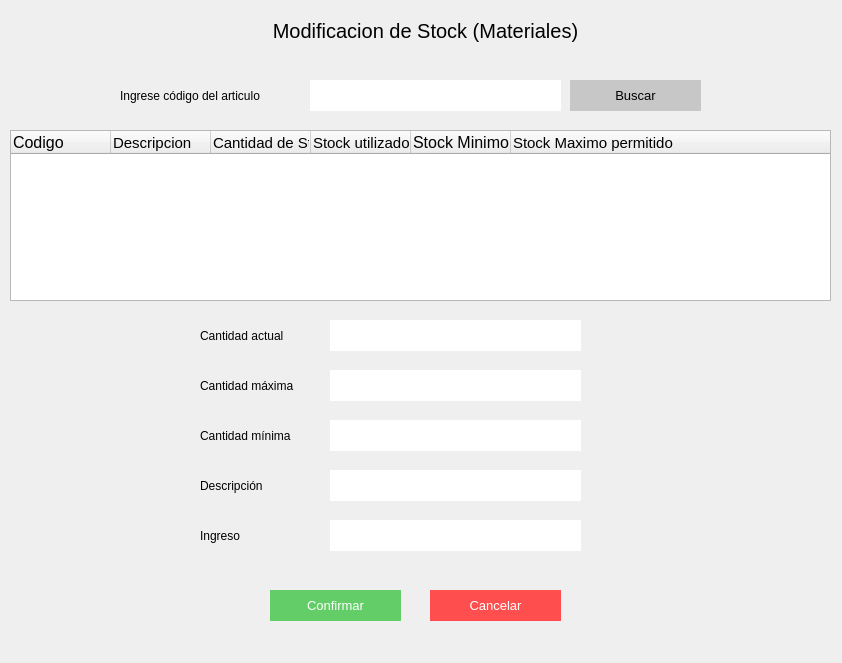
<?xml version="1.0" encoding="UTF-8"?>
<ui version="4.0">
 <class>Form</class>
 <widget class="QWidget" name="Form">
  <property name="geometry">
   <rect>
    <x>0</x>
    <y>0</y>
    <width>842</width>
    <height>663</height>
   </rect>
  </property>
  <property name="windowTitle">
   <string>Modificación de stock</string>
  </property>
  <widget class="QLineEdit" name="ma_input_buscar">
   <property name="geometry">
    <rect>
     <x>310</x>
     <y>80</y>
     <width>251</width>
     <height>31</height>
    </rect>
   </property>
   <property name="styleSheet">
    <string notr="true">border:none;
background-color: rgb(255, 255, 255);
font: 11pt &quot;MS Shell Dlg 2&quot;;</string>
   </property>
   <property name="text">
    <string/>
   </property>
  </widget>
  <widget class="QPushButton" name="ma_btn_buscar">
   <property name="geometry">
    <rect>
     <x>570</x>
     <y>80</y>
     <width>131</width>
     <height>31</height>
    </rect>
   </property>
   <property name="styleSheet">
    <string notr="true">background-color: rgb(199, 199, 199);
color:black;
font-size:10pt;
border:none;</string>
   </property>
   <property name="text">
    <string>Buscar</string>
   </property>
  </widget>
  <widget class="QLabel" name="label">
   <property name="geometry">
    <rect>
     <x>120</x>
     <y>80</y>
     <width>171</width>
     <height>31</height>
    </rect>
   </property>
   <property name="styleSheet">
    <string notr="true">font: 11pt &quot;MS Shell Dlg 2&quot;;
text-align:center;</string>
   </property>
   <property name="text">
    <string>Ingrese código del articulo</string>
   </property>
   <property name="buddy">
    <cstring>ma_input_buscar</cstring>
   </property>
  </widget>
  <widget class="QLabel" name="label_2">
   <property name="geometry">
    <rect>
     <x>10</x>
     <y>10</y>
     <width>831</width>
     <height>41</height>
    </rect>
   </property>
   <property name="styleSheet">
    <string notr="true">font-size:20px;
</string>
   </property>
   <property name="text">
    <string>Modificacion de Stock (Materiales)</string>
   </property>
   <property name="alignment">
    <set>Qt::AlignCenter</set>
   </property>
  </widget>
  <widget class="QLineEdit" name="ma_input_minimo">
   <property name="enabled">
    <bool>false</bool>
   </property>
   <property name="geometry">
    <rect>
     <x>330</x>
     <y>420</y>
     <width>251</width>
     <height>31</height>
    </rect>
   </property>
   <property name="styleSheet">
    <string notr="true">border:none;
background-color: rgb(255, 255, 255);
font: 11pt &quot;MS Shell Dlg 2&quot;;
color: rgb(0, 0, 0);</string>
   </property>
   <property name="text">
    <string/>
   </property>
  </widget>
  <widget class="QLineEdit" name="ma_input_maximo">
   <property name="enabled">
    <bool>false</bool>
   </property>
   <property name="geometry">
    <rect>
     <x>330</x>
     <y>370</y>
     <width>251</width>
     <height>31</height>
    </rect>
   </property>
   <property name="styleSheet">
    <string notr="true">border:none;
background-color: rgb(255, 255, 255);
font: 11pt &quot;MS Shell Dlg 2&quot;;
color: rgb(0, 0, 0);</string>
   </property>
   <property name="text">
    <string/>
   </property>
  </widget>
  <widget class="QLineEdit" name="ma_input_actual">
   <property name="enabled">
    <bool>false</bool>
   </property>
   <property name="geometry">
    <rect>
     <x>330</x>
     <y>320</y>
     <width>251</width>
     <height>31</height>
    </rect>
   </property>
   <property name="styleSheet">
    <string notr="true">border:none;
background-color: rgb(255, 255, 255);
font: 11pt &quot;MS Shell Dlg 2&quot;;
color: rgb(0, 0, 0);</string>
   </property>
   <property name="text">
    <string/>
   </property>
  </widget>
  <widget class="QLabel" name="label_3">
   <property name="geometry">
    <rect>
     <x>200</x>
     <y>320</y>
     <width>111</width>
     <height>31</height>
    </rect>
   </property>
   <property name="styleSheet">
    <string notr="true">font: 11pt &quot;MS Shell Dlg 2&quot;;
text-align:center;</string>
   </property>
   <property name="text">
    <string>Cantidad actual</string>
   </property>
   <property name="buddy">
    <cstring>ma_input_actual</cstring>
   </property>
  </widget>
  <widget class="QLabel" name="label_5">
   <property name="geometry">
    <rect>
     <x>200</x>
     <y>420</y>
     <width>111</width>
     <height>31</height>
    </rect>
   </property>
   <property name="styleSheet">
    <string notr="true">font: 11pt &quot;MS Shell Dlg 2&quot;;
text-align:center;</string>
   </property>
   <property name="text">
    <string>Cantidad mínima</string>
   </property>
   <property name="buddy">
    <cstring>ma_input_minimo</cstring>
   </property>
  </widget>
  <widget class="QLabel" name="label_4">
   <property name="geometry">
    <rect>
     <x>200</x>
     <y>370</y>
     <width>121</width>
     <height>31</height>
    </rect>
   </property>
   <property name="styleSheet">
    <string notr="true">font: 11pt &quot;MS Shell Dlg 2&quot;;
text-align:center;</string>
   </property>
   <property name="text">
    <string>Cantidad máxima</string>
   </property>
   <property name="buddy">
    <cstring>ma_input_maximo</cstring>
   </property>
  </widget>
  <widget class="QPushButton" name="ma_btn_confirmar">
   <property name="geometry">
    <rect>
     <x>270</x>
     <y>590</y>
     <width>131</width>
     <height>31</height>
    </rect>
   </property>
   <property name="styleSheet">
    <string notr="true">background-color: rgb(99, 206, 104);
color:white;
font-size:10pt;
border:none;</string>
   </property>
   <property name="text">
    <string>Confirmar</string>
   </property>
  </widget>
  <widget class="QPushButton" name="ma_btn_cancelar">
   <property name="geometry">
    <rect>
     <x>430</x>
     <y>590</y>
     <width>131</width>
     <height>31</height>
    </rect>
   </property>
   <property name="styleSheet">
    <string notr="true">color:white;
font-size:10pt;
border:none;
background-color:#ff4e4e;</string>
   </property>
   <property name="text">
    <string>Cancelar</string>
   </property>
  </widget>
  <widget class="QLabel" name="label_6">
   <property name="geometry">
    <rect>
     <x>200</x>
     <y>470</y>
     <width>111</width>
     <height>31</height>
    </rect>
   </property>
   <property name="styleSheet">
    <string notr="true">font: 11pt &quot;MS Shell Dlg 2&quot;;
text-align:center;</string>
   </property>
   <property name="text">
    <string>Descripción</string>
   </property>
   <property name="buddy">
    <cstring>ma_input_descripcion</cstring>
   </property>
  </widget>
  <widget class="QTextEdit" name="ma_input_descripcion">
   <property name="enabled">
    <bool>false</bool>
   </property>
   <property name="geometry">
    <rect>
     <x>330</x>
     <y>470</y>
     <width>251</width>
     <height>31</height>
    </rect>
   </property>
   <property name="styleSheet">
    <string notr="true">border:none;
background-color: rgb(255, 255, 255);
font: 11pt &quot;MS Shell Dlg 2&quot;;
color: rgb(0, 0, 0);</string>
   </property>
  </widget>
  <widget class="QTreeWidget" name="ma_tabla_datos">
   <property name="geometry">
    <rect>
     <x>10</x>
     <y>130</y>
     <width>821</width>
     <height>171</height>
    </rect>
   </property>
   <column>
    <property name="text">
     <string>Codigo</string>
    </property>
    <property name="font">
     <font>
      <pointsize>12</pointsize>
     </font>
    </property>
   </column>
   <column>
    <property name="text">
     <string>Descripcion</string>
    </property>
    <property name="font">
     <font>
      <pointsize>11</pointsize>
     </font>
    </property>
   </column>
   <column>
    <property name="text">
     <string>Cantidad de Stock disponible</string>
    </property>
    <property name="font">
     <font>
      <pointsize>11</pointsize>
     </font>
    </property>
   </column>
   <column>
    <property name="text">
     <string>Stock utilizado en los ultimos 30 dias</string>
    </property>
    <property name="font">
     <font>
      <pointsize>11</pointsize>
     </font>
    </property>
   </column>
   <column>
    <property name="text">
     <string>Stock Minimo permitido</string>
    </property>
    <property name="font">
     <font>
      <pointsize>12</pointsize>
     </font>
    </property>
   </column>
   <column>
    <property name="text">
     <string>Stock Maximo permitido</string>
    </property>
    <property name="font">
     <font>
      <pointsize>11</pointsize>
     </font>
    </property>
   </column>
  </widget>
  <widget class="QLineEdit" name="ma_input_cantidad">
   <property name="enabled">
    <bool>true</bool>
   </property>
   <property name="geometry">
    <rect>
     <x>330</x>
     <y>520</y>
     <width>251</width>
     <height>31</height>
    </rect>
   </property>
   <property name="styleSheet">
    <string notr="true">border:none;
background-color: rgb(255, 255, 255);
font: 11pt &quot;MS Shell Dlg 2&quot;;</string>
   </property>
   <property name="text">
    <string/>
   </property>
  </widget>
  <widget class="QLabel" name="label_7">
   <property name="geometry">
    <rect>
     <x>200</x>
     <y>520</y>
     <width>111</width>
     <height>31</height>
    </rect>
   </property>
   <property name="styleSheet">
    <string notr="true">font: 11pt &quot;MS Shell Dlg 2&quot;;
text-align:center;</string>
   </property>
   <property name="text">
    <string>Ingreso</string>
   </property>
   <property name="buddy">
    <cstring>ma_input_cantidad</cstring>
   </property>
  </widget>
 </widget>
 <tabstops>
  <tabstop>ma_input_buscar</tabstop>
  <tabstop>ma_btn_buscar</tabstop>
  <tabstop>ma_tabla_datos</tabstop>
  <tabstop>ma_input_actual</tabstop>
  <tabstop>ma_input_maximo</tabstop>
  <tabstop>ma_input_minimo</tabstop>
  <tabstop>ma_input_descripcion</tabstop>
  <tabstop>ma_input_cantidad</tabstop>
  <tabstop>ma_btn_confirmar</tabstop>
  <tabstop>ma_btn_cancelar</tabstop>
 </tabstops>
 <resources/>
 <connections/>
</ui>
